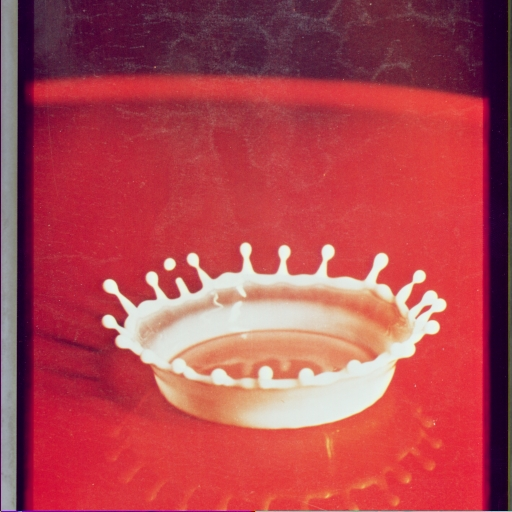
%> input picture milkdrop.jpg, 512 x 512 px
$ octave kadai6.m   (GNU Octave 9; MATLAB toolbox functions it lacks are replaced by stand-ins)
%> lines starting %> are read from the running program, lines starting %| are printed output that depends on the picture; in (x1, y1, x2, y2) boxes, pixels count from 0 and x2, y2 are one past the last pixel; in counts of white or black regions, pixels touching at a corner belong together; the program's own positions count from 1
% 課題６　画像の二値化
% 下記のプログラムを参考にして画像を二値化せよ．
% 課題作成にあたっては「Lenna」以外の画像を用いよ．

clear; % 変数のオールクリア
ORG=imread('milkdrop.jpg'); % 原画像の入力
%> ORG is the input picture: size 512x512x3 uint8; mean R, G, B 176.3, 70.5, 79.9
ORG = rgb2gray(ORG);
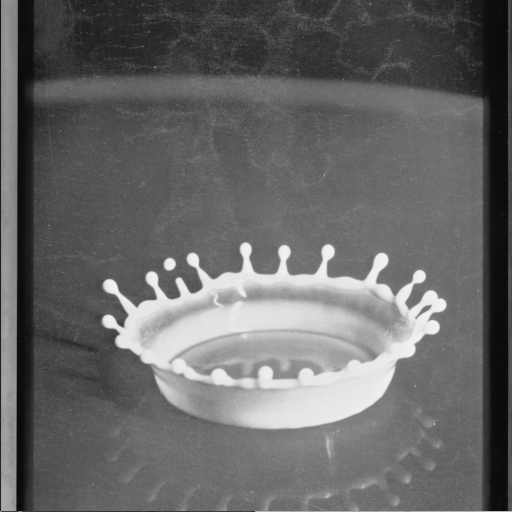
%> ORG: size 512x512 uint8; min 9, max 242, mean 103.2
imagesc(ORG); colormap(gray); colorbar; axis image; % 画像の表示
pause; % 一時停止


IMG = ORG>128; % 128による二値化
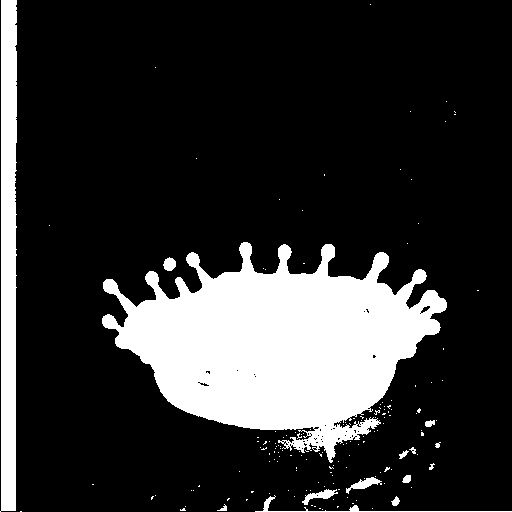
%> IMG: size 512x512 logical; 19.4% white; 156 white regions (142 under 20 px), largest, box (x1, y1, x2, y2) and area: (102, 242, 447, 463) 41446, (0, 0, 17, 512) 7788, (255, 495, 512, 512) 388
imagesc(IMG); colormap(gray); colorbar; axis image; % 画像の表示
pause;

IMG = dither(ORG); % ディザ法による二値化
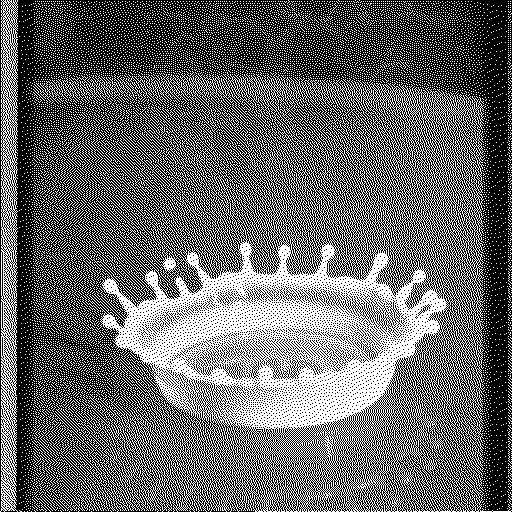
%> IMG: size 512x512 logical; 40.4% white in thin lines or dots
imagesc(IMG); colormap(gray); colorbar; axis image; % 画像の表示
